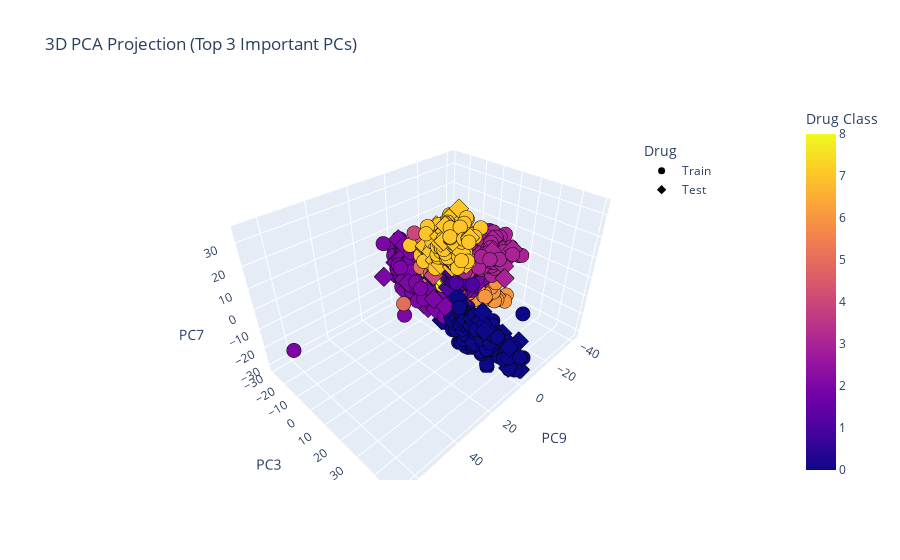

Notebook source saved alongside this figure:
### Code cell
from plotly import express as px
fig = px.scatter_3d(combined_data, x=f"PC{pc1+1}", y=f"PC{pc2+1}", z=f"PC{pc3+1}",
                    color='drug', symbol='set', labels={'drug': 'Drug Class', 'set': 'Dataset'},
                    title="3D PCA Projection (Top 3 Important PCs)")

fig.update_traces(marker=dict(size=5, line=dict(color='black', width=2)))

fig.update_layout(
    scene=dict(
        xaxis_title=f"PC{pc1+1}",
        yaxis_title=f"PC{pc2+1}",
        zaxis_title=f"PC{pc3+1}",
    ),
    legend_title="Drug Category",
    legend=dict(
        title="Drug",
        x=0.8, y=0.9,
        bgcolor="rgba(255, 255, 255, 0.5)"
    )
)
# Show the plot
fig.show()

### Figure 1 — Plotly figure (JSON) as saved in the notebook; plotly's stock layout.template omitted (floating-point values rounded to 4 significant figures; data arrays with more than 128 entries replaced by an {"elided": "..."} marker saying what was removed)
{"data": [{"hovertemplate": "Dataset=Train<br>PC9=%{x}<br>PC3=%{y}<br>PC7=%{z}<br>Drug Class=%{marker.color}<extra></extra>", "legendgroup": "Train", "marker": {"color": {"elided": "2792 int values"}, "coloraxis": "coloraxis", "line": {"color": "black", "width": 2}, "size": 5, "symbol": "circle"}, "mode": "markers", "name": "Train", "scene": "scene", "showlegend": true, "type": "scatter3d", "x": {"elided": "2792 float values"}, "y": {"elided": "2792 float values"}, "z": {"elided": "2792 float values"}}, {"hovertemplate": "Dataset=Test<br>PC9=%{x}<br>PC3=%{y}<br>PC7=%{z}<br>Drug Class=%{marker.color}<extra></extra>", "legendgroup": "Test", "marker": {"color": {"elided": "1197 int values"}, "coloraxis": "coloraxis", "line": {"color": "black", "width": 2}, "size": 5, "symbol": "diamond"}, "mode": "markers", "name": "Test", "scene": "scene", "showlegend": true, "type": "scatter3d", "x": {"elided": "1197 float values"}, "y": {"elided": "1197 float values"}, "z": {"elided": "1197 float values"}}], "layout": {"coloraxis": {"colorbar": {"title": {"text": "Drug Class"}}, "colorscale": [[0, "#0d0887"], [0.1111, "#46039f"], [0.2222, "#7201a8"], [0.3333, "#9c179e"], [0.4444, "#bd3786"], [0.5556, "#d8576b"], [0.6667, "#ed7953"], [0.7778, "#fb9f3a"], [0.8889, "#fdca26"], [1, "#f0f921"]]}, "legend": {"bgcolor": "rgba(255, 255, 255, 0.5)", "title": {"text": "Drug"}, "tracegroupgap": 0, "x": 0.8, "y": 0.9}, "scene": {"domain": {"x": [0, 1], "y": [0, 1]}, "xaxis": {"title": {"text": "PC9"}}, "yaxis": {"title": {"text": "PC3"}}, "zaxis": {"title": {"text": "PC7"}}}, "title": {"text": "3D PCA Projection (Top 3 Important PCs)"}}}
